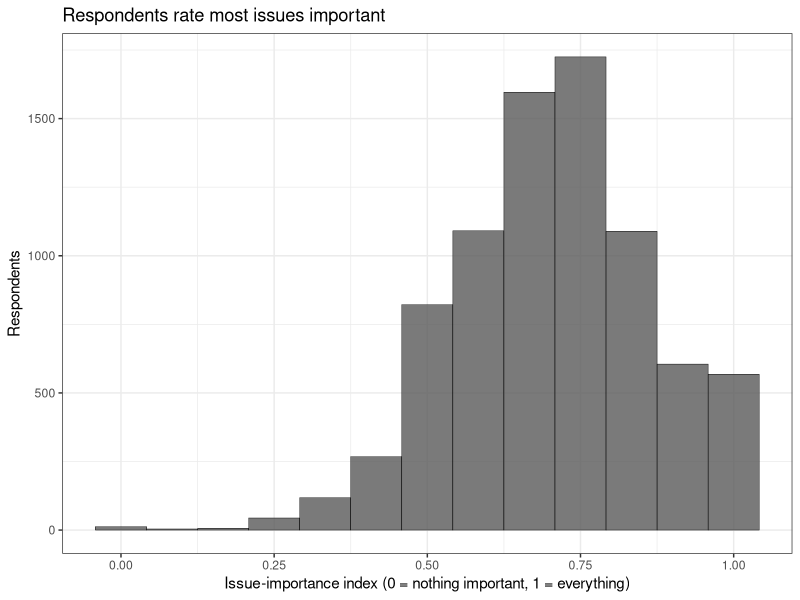
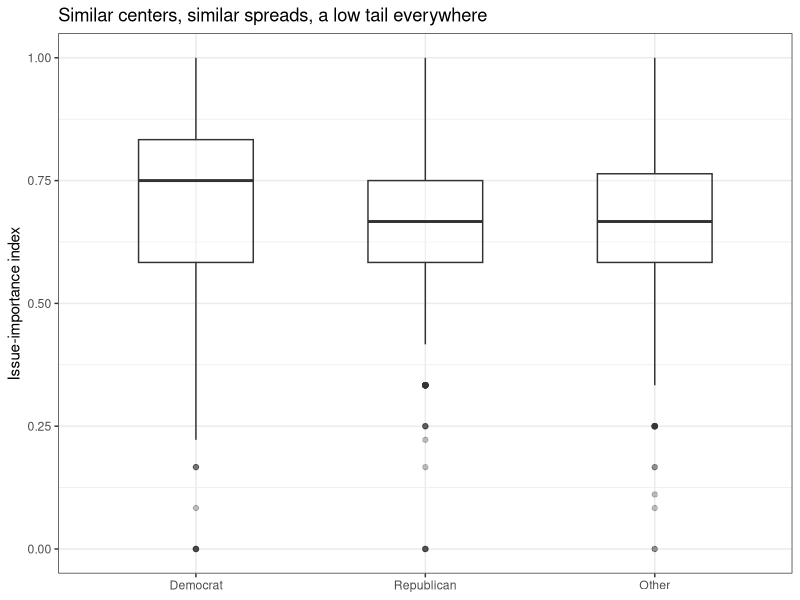
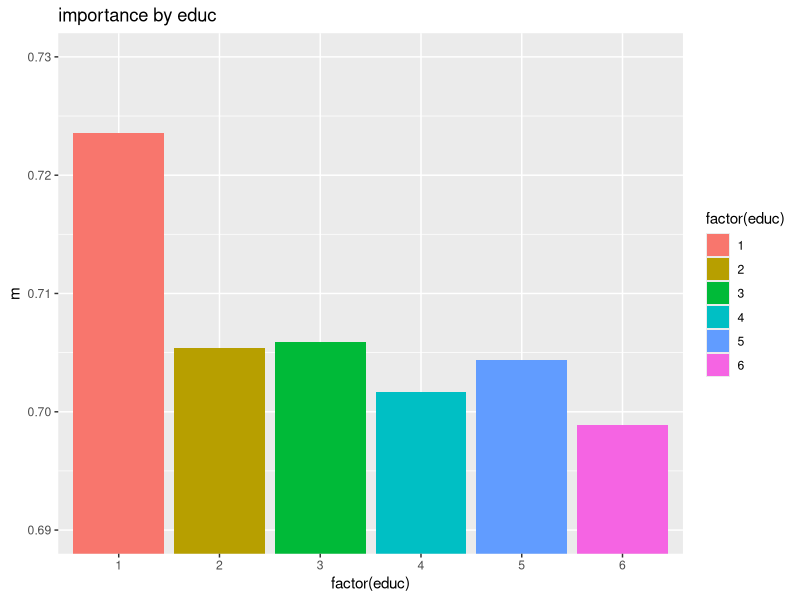
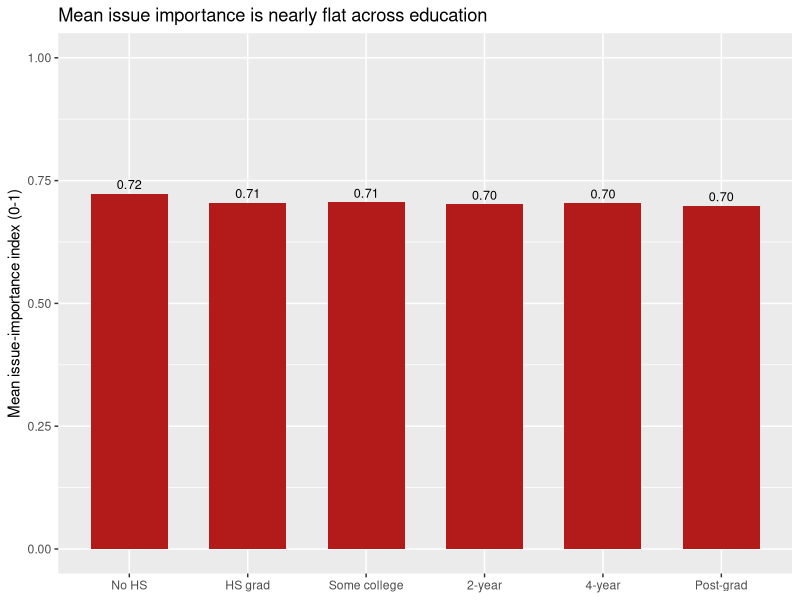

The R source for these figures, in order:
## ---- chunk 1
library(tidyverse)
## ---- chunk 2
voter_raw <- read_csv("voter2012.csv")
dim(voter_raw)
## ---- chunk 3
issue_items <- c("important_econ", "important_gayr",
                 "unimportant_budget", "unimportant_abort")

voter <- voter_raw |>
  mutate(
    across(all_of(issue_items), \(x) na_if(x, 5)),   # 5 = Don't know
    pol_interest = na_if(pol_interest, 4),           # 4 = Not sure
    age = 2012 - birthyr
  )
## ---- chunk 4
voter_raw |>
  mutate(oops = 5 - unimportant_budget) |>
  count(oops)
## ---- chunk 5
voter <- voter |>
  mutate(
    important_budget = 5 - unimportant_budget,
    important_abort  = 5 - unimportant_abort
  )
## ---- chunk 6
voter |>
  count(unimportant_budget, important_budget)
## ---- chunk 7

voter <- voter |>
  mutate(
    pid3_f = factor(pid3, levels = c(1, 2, 3),
                    labels = c("Democrat", "Republican", "Other")),
    
    educ_f = factor(educ, levels = c(1, 2, 3, 4, 5, 6),
                    labels = c("No HS", "HS grad", "Some college",
                               "2-year", "4-year", "Post-grad"),
                   ordered = TRUE)
  )

## ---- chunk 8
voter <- voter |>
  mutate(
    across(c(important_econ, important_gayr,
             important_budget, important_abort),
           \(x) (4 - x) / 3,
           .names = "{.col}_01")
  )
## ---- chunk 9
voter |>
  count(important_econ, important_econ_01)
## ---- chunk 10
voter <- voter |>
  mutate(
    n_items    = rowSums(!is.na(pick(ends_with("_01")))),
    importance = rowMeans(pick(ends_with("_01")), na.rm = TRUE),
    importance = if_else(is.nan(importance), NA, importance)
  )

count(voter, n_items)
## ---- chunk 11

voter |>
  filter(!is.na(importance)) |>
  ggplot(aes(x = importance)) +
  geom_histogram(binwidth = 1/12, color = "black", 
                 linewidth = 0.15, alpha = 0.8) +
  labs(x = "Issue-importance index (0 = nothing important, 1 = everything)",
       y = "Respondents",
       title = "Respondents rate most issues important") +
  theme_bw()

## ---- chunk 12

voter |>
  filter(!is.na(pid3_f), !is.na(importance)) |>
  ggplot(aes(x = pid3_f, y = importance)) +
  geom_boxplot(width = 0.5,
               alpha = 0.3, 
               size = 0.5) +
  labs(x = NULL, y = "Issue-importance index",
       title = "Similar centers, similar spreads, a low tail everywhere") +
  theme_bw()

## ---- chunk 13
voter |>
  count(unimportant_abort, important_abort)
## ---- chunk 14
#| fig-width: 7
#| fig-height: 3
#| fig-align: center
awful <- voter |>
  filter(!is.na(educ), !is.na(importance)) |>
  group_by(educ) |>
  summarise(m = mean(importance))

ggplot(awful, aes(x = factor(educ), y = m, fill = factor(educ))) +
  geom_col() +
  coord_cartesian(ylim = c(0.69, 0.73)) +
  labs(title = "importance by educ")
## ---- chunk 15
#| fig-width: 7.5
#| fig-height: 3.4
#| fig-align: center
voter |>
  filter(!is.na(educ_f), !is.na(importance)) |>
  group_by(educ_f) |>
  summarise(mean_importance = mean(importance)) |>
  ggplot(aes(x = educ_f, y = mean_importance)) +
  geom_col(fill = "#B31B1B", width = 0.65) +
  geom_text(aes(label = sprintf("%.2f", mean_importance)),
            vjust = -0.45, size = 3.2) +
  scale_y_continuous(limits = c(0, 1)) +
  labs(x = NULL,
       y = "Mean issue-importance index (0-1)",
       title = "Mean issue importance is nearly flat across education")
